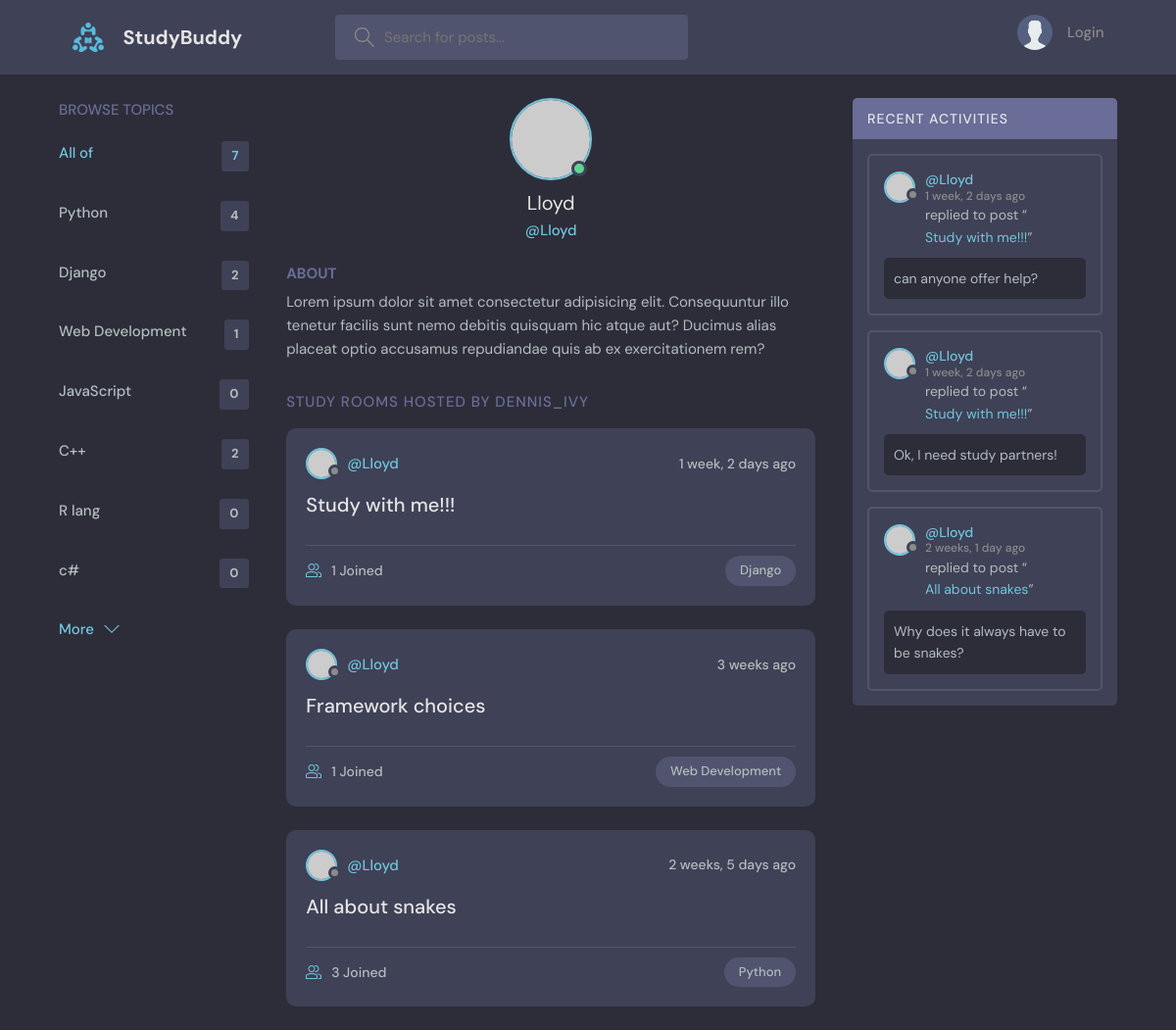
The page /profile/4/ on the database its author committed.
### base/models.py (models this page shows, shortened)
class Topic(models.Model):
      name = models.CharField(max_length=200)

class Room(models.Model):
    host = models.ForeignKey(
        User,
        on_delete=models.SET_NULL,
        null=True)
    topic = models.ForeignKey(
        Topic,
        on_delete=models.SET_NULL,
        null=True)
    name = models.CharField(max_length=200)
    description = models.TextField(null=True, blank=True)
    participants = models.ManyToManyField(
        User,
        related_name='participants',
        blank=True)
    updated = models.DateTimeField(auto_now=True)
    created = models.DateTimeField(auto_now_add=True)
    class Meta:
        ordering = ['-updated', '-created']
    def __str__(self):
        return self.name

class Message(models.Model):
    user = models.ForeignKey(User, on_delete=models.CASCADE)
    room = models.ForeignKey(Room, on_delete=models.CASCADE)
    body = models.TextField()
    updated = models.DateTimeField(auto_now=True)
    created = models.DateTimeField(auto_now_add=True)
    class Meta:
        ordering = ['-updated', '-created']

### base/views.py (the view)
# urls.py: path('profile/<str:pk>/', views.userProfile, name="user-profile"),
def userProfile(request, pk):
  user = User.objects.get(id=pk)
  rooms = user.room_set.all()
  room_messages = user.message_set.all()
  topics = Topic.objects.all()
  context = {
    'user': user,
    'rooms': rooms,
    'room_messages': room_messages,
    'topics': topics
  }
  return render(request, 'base/profile.html', context)

### base/templates/base/profile.html (shortened to what this page needs)
{% extends 'main.html' %}
{% block content %}
  <main class="profile-page layout layout--3">
    <div class="container">
      {% include 'base/topics_component.html' %}
      <div class="roomList">
        <div class="profile">
          <div class="profile__avatar">
            <div class="avatar avatar--large active">
              <img src="https://randomuser.me/api/portraits/men/11.jpg" />
            </div>
          </div>
          <div class="profile__info">
            <h3>{{user.username}}</h3>
            <p>@{{user.username}}</p>
          </div>
          <div class="profile__about">
            <h3>About</h3>
            <p>
              Lorem ipsum dolor sit amet consectetur adipisicing elit. Consequuntur illo tenetur
              facilis sunt nemo debitis quisquam hic atque aut? Ducimus alias placeat optio
              accusamus repudiandae quis ab ex exercitationem rem?
            </p>
          </div>
        </div>
        <div class="roomList__header">
          <div>
            <h2>Study Rooms Hosted by dennis_ivy</a>
            </h2>
          </div>
        </div>
        {% include 'base/feed_component.html' %}
      </div>
      {% include 'base/activity_component.html' %}
    </div>
  </main>
{% endblock content%}

### base/templates/base/topics_component.html
<div class="topics">
    <div class="topics__header">
        <h2>Browse Topics</h2>
    </div>
    <ul class="topics__list">
        <li>
            <a href="{% url 'home' %}" class="active">
                All of
                <span>
                    {{topics.count}}
                </span>
            </a>
        </li>
        {% for topic in topics %}
            <li>
                <a href="{% url 'home' %}?q={{topic.name}}">
                    {{topic.name}}
                    <span>
                        {{topic.room_set.all.count}}
                    </span>
                </a>
            </li>
        {% endfor %}
    </ul>
    <button class="btn btn--link" href="/">
        More
        <svg  {{comment}} chevron-down {{endcomment}}
             version="1.1"
             xmlns="http://www.w3.org/2000/svg"
             width="32"
             height="32"
             viewBox="0 0 32 32">
            <title>
                chevron-down
            </title>
            <path d="M16 21l-13-13h-3l16 16 16-16h-3l-13 13z"></path>
        </svg>
    </button>
</div>

### base/templates/base/feed_component.html (shortened to what this page needs)
{% for room in rooms %}
  <div class="roomListRoom">
    <div class="roomListRoom__header">
      <a href="{% url 'user-profile' room.host.id %}" class="roomListRoom__author">
        <div class="avatar avatar--small">
          <img src="https://randomuser.me/api/portraits/women/11.jpg" />
        </div>
        <span>@{{room.host.username}}</span>
      </a>
      <div class="roomListRoom__actions">
        <span>{{room.created|timesince}} ago</span>
      </div>
    </div>
    <div class="roomListRoom__content">
      <a href="{% url 'room' room.id %}">{{room.name}}</a>
    </div>
    <div class="roomListRoom__meta">
      <a href="{% url 'room' room.id %}" class="roomListRoom__joined">
        {{room.participants.all.count}} Joined
      </a>
      <p class="roomListRoom__topic">
        {{room.topic.name}}
      </p>
    </div>
  </div>
{% endfor %}

### base/templates/base/activity_component.html (shortened to what this page needs)
<div class="activities">
    <div class="activities__header">
        <h2>Recent Activities</h2>
    </div>
    {% for message in room_messages %}
        <div class="activities__box">
            <div class="activities__boxHeader roomListRoom__header">
                <a href="{% url 'user-profile' message.user.id %}"
                   class="roomListRoom__author" >
                    <div class="avatar avatar--small">
                        <img src="https://randomuser.me/api/portraits/women/11.jpg" />
                    </div>
                    <p>
                        @{{message.user}}
                        <span>
                            {{message.created|timesince}} ago
                        </span>
                    </p>
                </a>
            </div>
            <div class="activities__boxContent">
                <p>replied to post “<a href="{% url 'room' message.room.id %}">{{message.room}}</a>”</p>
                <div class="activities__boxRoomContent">
                    {{message.body}}
                </div>
            </div>
        </div>
    {% endfor %}
</div>

### rows shown on the page
Topic: name "Python", room_set.all.count "4"
Topic: name "Django", room_set.all.count "2"
Topic: name "Web Development", room_set.all.count "1"
Topic: name "JavaScript", room_set.all.count "0"
Topic: name "C++", room_set.all.count "2"
Topic: name "R lang", room_set.all.count "0"
Topic: name "c#", room_set.all.count "0"
Room: host.username "Lloyd", created "1 week, 2 days", name "Study with me!!!", participants.all.count "1", topic.name "Django"
Room: host.username "Lloyd", created "3 weeks", name "Framework choices", participants.all.count "1", topic.name "Web Development"
Room: host.username "Lloyd", created "2 weeks, 5 days", name "All about snakes", participants.all.count "3", topic.name "Python"
Message: user "Lloyd", created "1 week, 2 days", room "Study with me!!!", body "can anyone offer help?"
Message: user "Lloyd", created "1 week, 2 days", room "Study with me!!!", body "Ok, I need study partners!"
Message: user "Lloyd", created "2 weeks, 1 day", room "All about snakes", body "Why does it always have to be snakes?"

### other values the page prints
{{ topics.count }} "7"
{{ user.username }} "Lloyd"
